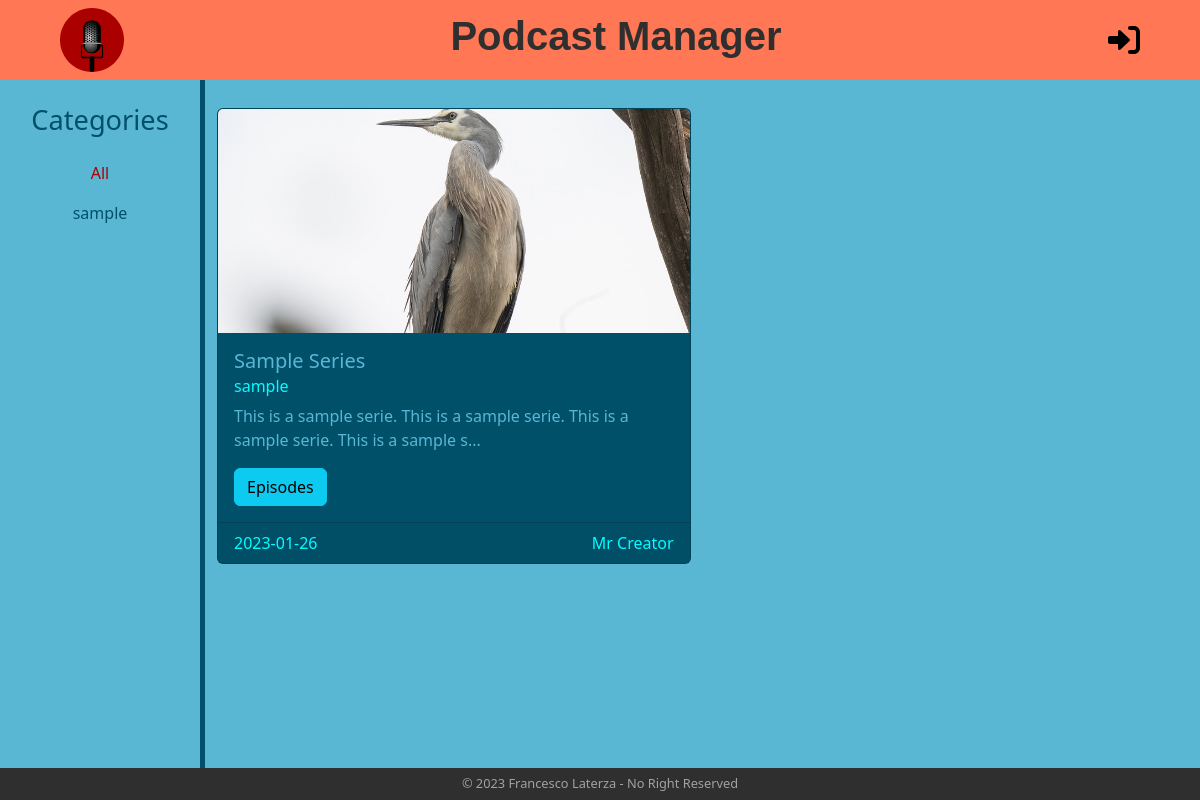
The page / on the database its author committed.
### tables this page shows
CREATE TABLE "series" (
	"id"	INTEGER,
	"title"	TEXT NOT NULL,
	"category"	TEXT NOT NULL,
	"date"	TEXT NOT NULL,
	"text"	TEXT NOT NULL,
	"creator_id"	INTEGER NOT NULL,
	FOREIGN KEY("creator_id") REFERENCES "users"("id"),
	PRIMARY KEY("id" AUTOINCREMENT)
);

CREATE TABLE "users" (
	"id"	INTEGER,
	"username"	TEXT NOT NULL,
	"email"	TEXT NOT NULL UNIQUE,
	"password"	TEXT NOT NULL,
	"is_creator"	INTEGER NOT NULL,
	PRIMARY KEY("id" AUTOINCREMENT)
);

### app.py (the view)
@app.route("/")
def home():
    if current_user.is_authenticated:
        series_list = series_dao.get_series(current_user.id)
    else:
        series_list = series_dao.get_series(0)
    categories = series_dao.get_categories()
    return render_template("home.html", series_list=series_list, categories=categories, current_category="All", get_creator_name=users_dao.get_user_username_by_id, is_following=follows_dao.is_following)

### dao/series_dao.py (called while the page is built)
def get_series(creator_id):
    conn = sqlite3.connect("db/series.db")
    conn.row_factory = sqlite3.Row
    cursor = conn.cursor()
    sql = "SELECT * FROM series WHERE date <= ? OR creator_id = ? ORDER BY date DESC"
    curr_date = date.today()
    cursor.execute(sql, (curr_date, creator_id))
    res = cursor.fetchall()
    cursor.close()
    conn.close()
    return res

def get_categories():
    conn = sqlite3.connect("db/series.db")
    conn.row_factory = sqlite3.Row
    cursor = conn.cursor()
    sql = "SELECT DISTINCT category FROM series WHERE date <= ?"
    curr_date = date.today()
    cursor.execute(sql, (curr_date, ))
    res = cursor.fetchall()
    cursor.close()
    conn.close()
    return res

### dao/users_dao.py (called while the page is built)
def get_user_by_id(id):
    conn = sqlite3.connect("db/series.db")
    conn.row_factory = sqlite3.Row
    cursor = conn.cursor()
    sql = "SELECT * FROM users WHERE id = ?"
    cursor.execute(sql, (id, ))
    res = cursor.fetchone()
    cursor.close()
    conn.close()
    return res

def get_user_username_by_id(id):
    user = get_user_by_id(id)
    return user["username"]

### templates/home.html (shortened to what this page needs)
{% extends "base.html" %} {% block title %}Home{% endblock %} {% block content%}
<div class="container-fluid">
  <div class="row">
    <aside class="col-lg-2 col-12 mt-4 mb-4 container text-center">
      <div class="row">
        <h3>Categories</h3>
      </div>
      <div class="row">
        <nav class="navbar navbar-expand-lg">
          <div class="container-fluid justify-content-center">
            <div
              class="collapse navbar-collapse justify-content-center"
              id="navbarSupportedContent"
            >
              <ul class="navbar-nav mb-2 mb-lg-0 flex-column">
                <li class="nav-item">
                  <a
                    class="nav-link {% if current_category == 'All' %}active nav-color-active{% endif %}"
                    aria-current="page"
                    href="{{ url_for('home') }}"
                    title="select all category"
                    >All</a
                  >
                </li>
                {% for category in categories %}
                <li class="nav-item">
                  <a
                    class="nav-link {% if current_category == category.category %}active nav-color-active{% else %}nav-color{% endif %}"
                    href="{{ url_for('home_category', category=category.category) }}"
                    title="select category {{ category.category }}"
                    >{{ category.category }}</a
                  >
                </li>
                {% endfor %}
              </ul>
            </div>
          </div>
        </nav>
      </div>
    </aside>
    <main class="col-10 container home-main">
      <div class="row row-cols-1 row-cols-md-2 row-cols-xxl-4 g-4 mt-1 mb-4">
        {% for series in series_list %}
        <div class="col">
          <article class="card">
            <img
              src="{{ url_for('static', filename='images/'+series.title.lower().replace(' ', '_')+'.jpeg') }}"
              class="series-image card-img-top"
              alt="series image"
            />
            <section class="card-body">
              <h5 class="card-title">{{ series.title }}</h5>
              <h6 class="card-subtitle mb-2 text-muted text-muted-series">
                {{ series.category }}
              </h6>
              <p class="card-text">{{ series.text[:90]+'...' }}</p>
              <a
                href="{{ url_for('series', series_id=series.id) }}"
                class="btn btn-info"
                title="series page"
                >Episodes</a
              >
            </section>
            <footer
              class="card-footer text-muted text-muted-series d-flex justify-content-between"
            >
              <p class="card-text">{{ series.date }}</p>
              <p class="card-text">{{ get_creator_name(series.creator_id) }}</p>
            </footer>
          </article>
        </div>
        {% endfor %}
      </div>
    </main>
  </div>
</div>
{% endblock%}

### static/style.css (style rules this page uses)
body { font-family: "Segoe UI", Tahoma, Geneva, Verdana, sans-serif; background-color: #5ab7d4; }
aside h3 { font-size: 1.7rem; display: block; color: #00506a; }
.nav-color { color: #00506a; }
.nav-color-active { color: #aa0200 !important; }
.home-main { border-left: 5px solid #00506a; }
main { min-height: calc(100vh - 7rem); }
.card { background-color: #00506a; color: #5ab7d4; }
.series-image { height: 14rem; object-fit: cover; }
.card footer p { margin-bottom: 0; }
.text-muted-series { color: #00ffff !important; }

### rows shown on the page
series: title "Sample Series", category "sample", text "This is a sample serie. This is a sample serie. This is a sample serie. This is a sample s...", date "2023-01-26"
users: username "Mr Creator"

### other values the page prints
{{ category.category }} "sample"
